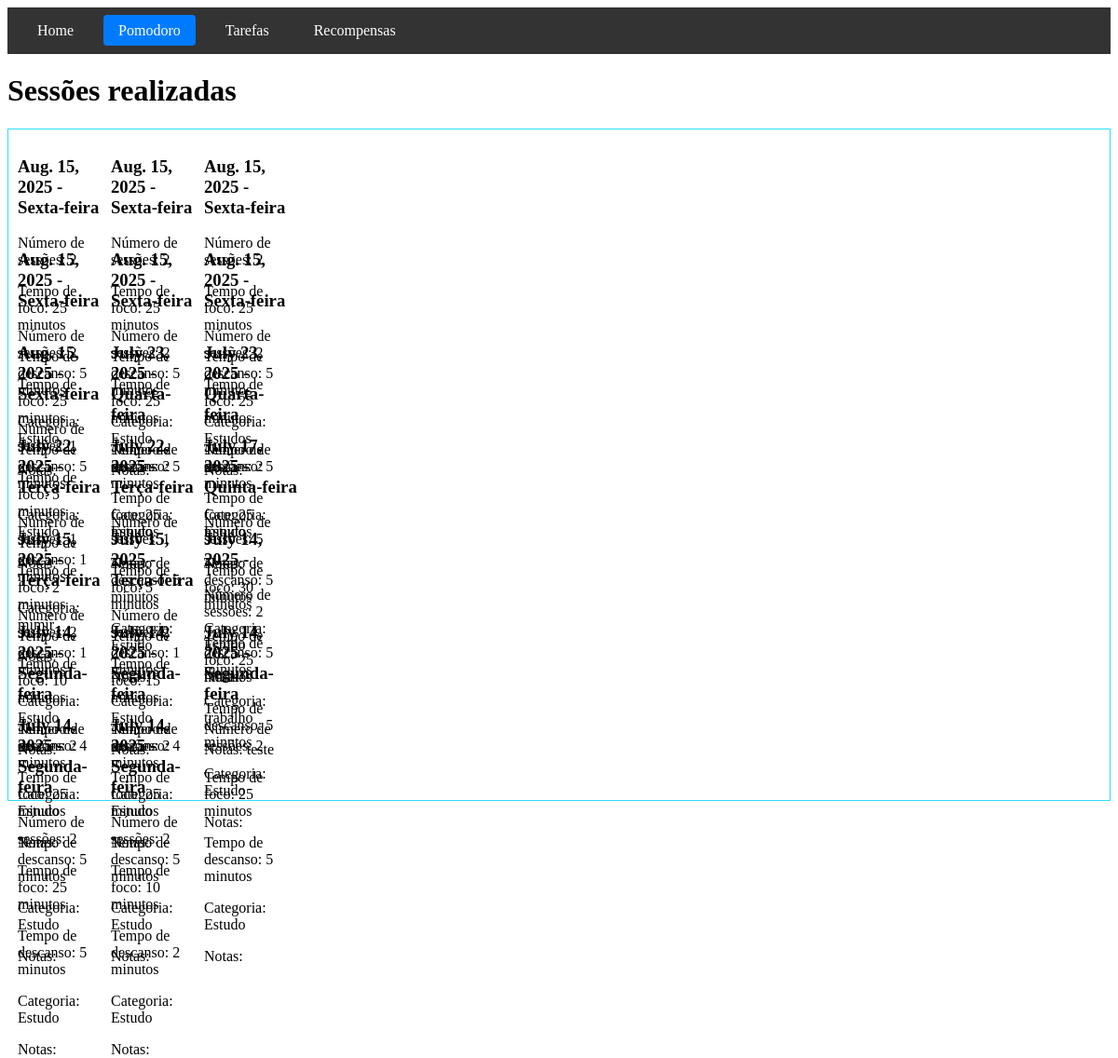
Before: /pomodoro/history with the older database file.
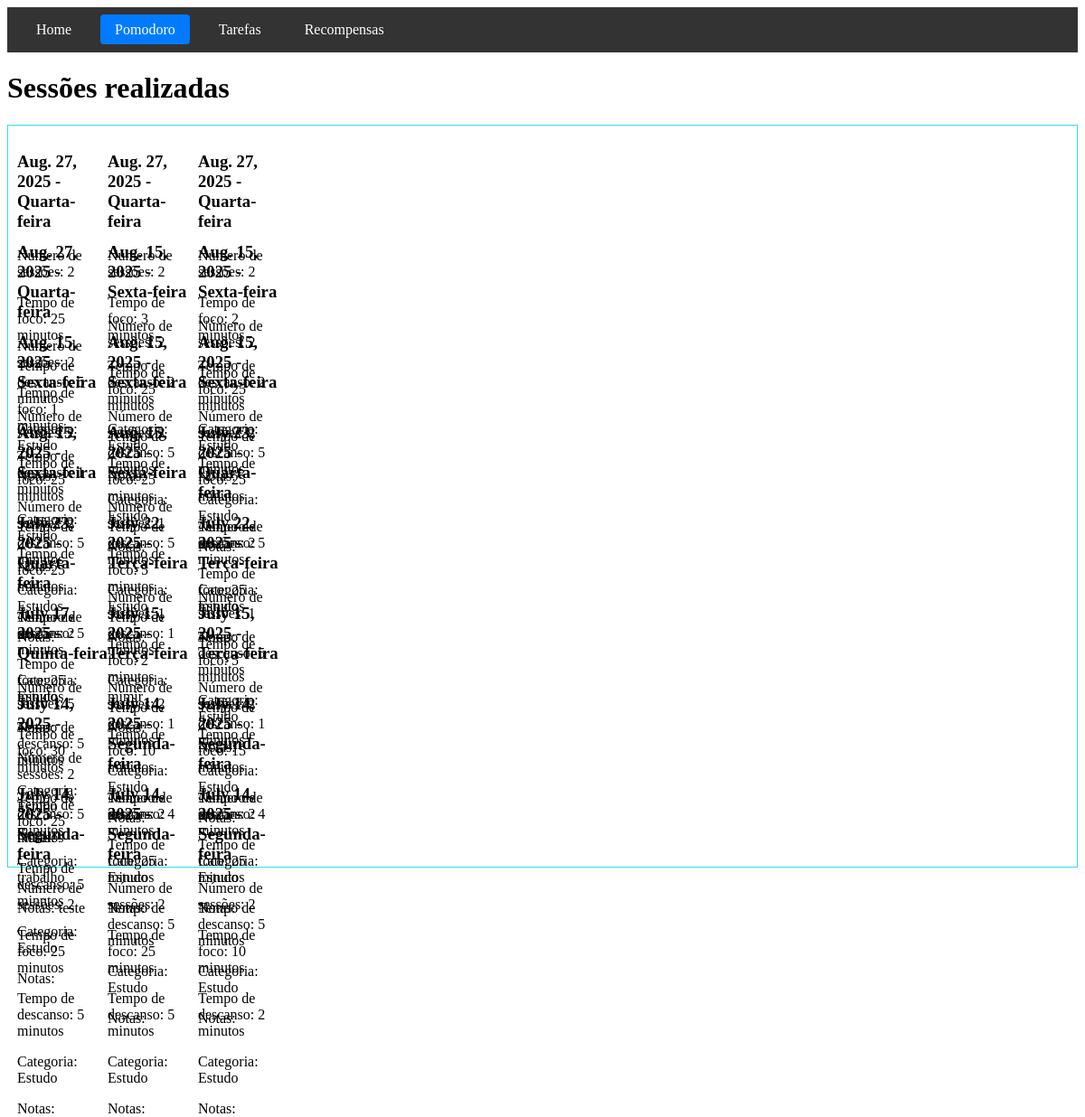
After: the same page with the newer database file.
### pomodoro/models.py (models this page shows, shortened)
class Timers(models.Model):
    user = models.ForeignKey(User, on_delete=models.CASCADE, null=True)
    date = models.DateField(auto_now_add=True)
    weekday = models.CharField(max_length=20, editable=False)
    sessions = models.IntegerField()
    focused_time = models.IntegerField()
    break_time = models.IntegerField()
    category = models.CharField(max_length=50)
    notes = models.CharField(max_length=250, blank=True)

### pomodoro/views.py (the view)
# urls.py: path('history', views.history, name='pomodoro_history'),
def history(request):
    timers = Timers.objects.all().order_by('-date')
    return render(request, 'pomodoro/pomodoro_history.html', {
        'timers': timers
    })

### pomodoro/templates/pomodoro/pomodoro_history.html (shortened to what this page needs)
{% extends 'base.html' %}
{% load static %}
{% block extra_css %}
<link rel="stylesheet" href="{% static 'pomodoro/css/pomodoro_history.css' %}">
{% endblock %}
{% block content %}
<h1 id="main-title">Sessões realizadas</h1>
<div id="sessions">
    {% for session in timers %}
    <div>
        <h3 class="session-title">{{ session.date }} - {{ session.weekday }}</h3>
        <p>Número de sessões: {{ session.sessions }}</p>
        <p>Tempo de foco: {{ session.focused_time }} minutos</p>
        <p>Tempo de descanso: {{ session.break_time }} minutos</p>
        <p>Categoria: {{ session.category }}</p>
        <p>Notas: {{ session.notes }}</p>
    </div>
    {% endfor %}
</div>
{% endblock %}

Changed rows visible on the page:
added Timers: date "Aug. 27, 2025", weekday "Quarta-feira", sessions "2", focused_time "25", break_time "5", category "Estudo"
added Timers: date "Aug. 27, 2025", weekday "Quarta-feira", sessions "2", focused_time "3", break_time "2", category "Estudo"
added Timers: date "Aug. 27, 2025", weekday "Quarta-feira", sessions "2", focused_time "2", break_time "2", category "Estudo"
added Timers: date "Aug. 27, 2025", weekday "Quarta-feira", sessions "2", focused_time "1", break_time "1", category "Estudo"
